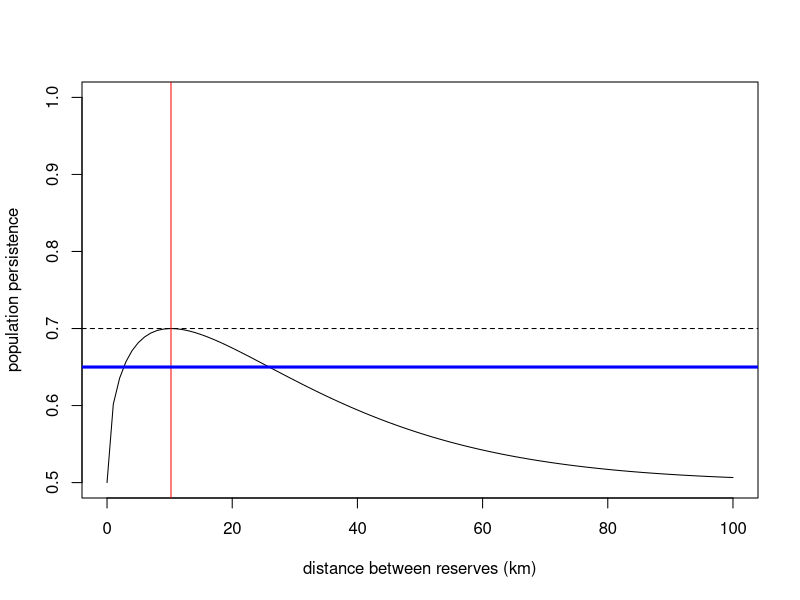
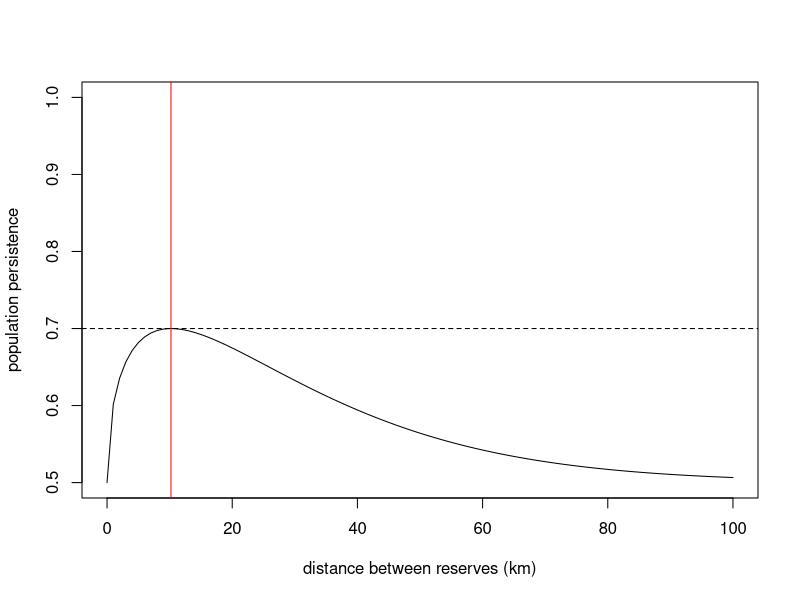

R code for these plots, in order: (Note: this script raises an error after producing the figures.)
#########################################################
## Exercise for the environmental risk anlaysis lecture
## Nature reserve design using PVA and info-gap analysis
## Model from Halpern et al Ecol Let
#########################################################

## Function to calculate persistences in a nature reserve consisting
## of two patches separated by a distance d km

calc_q <- function(d,beta,pc,alpha){
  #d is distance between reserves
  #1/beta is mean dispersal distance
  #pc is local extinction probability
  #alpha is the covariation in condistios between the two patches
  beta = max(0,beta)#beta must be positive
  0.5*
    (exp(-beta*d)*(2*pc-1)-(pc-1)*(2+(exp(-alpha*d)-1)*pc))+
    0.5*sqrt(
      4*(pc-1)*((exp(-beta*d)+pc-1)*(pc-1)-
                  exp(-alpha*d)*pc*(pc-exp(-beta*d)-1))+
        (2-3*pc-exp(-alpha*d)*pc*(pc-1)+pc^2+exp(-beta*d)*(2*pc-1))^2
      
    )
}

## Apply the function for given values on the parameters
q = calc_q(d = 10,beta=0.05,pc = 0.01,alpha = 0.05)

## Apply the function for a vector of distances
find_opt_and_plot <- function(beta,pc){
  d = 0:100
  q = sapply(d,calc_q,beta=0.05,pc=pc,alpha = 0.05)
  plot(d,q,type='l',ylim=c(pc,1),xlab='distance between reserves (km)',
       ylab = 'population persistence')
  
  ## Find optimal d for a given beta (i.e. u -> 0)
  opt = optimize(f=calc_q,interval=c(0,1000),beta=0.05,pc = pc,alpha = 0.05,maximum=TRUE)
  
  abline(v=opt$maximum,col='red')
  abline(h=opt$objective,col=1,lty=2)
  return(list(d=d,q=q))
}

saveforlater = find_opt_and_plot(beta=0.05,pc=0.5)
abline(h=0.65,col='blue',lwd=3)
#################################################
## ## Choose d when u is bounded by u_plus

## function to derive the interval expressing uncertainty in beta
unc_beta = function(u,beta_tilde){
  c((1-u)*beta_tilde,(1+u)*beta_tilde)
}

## calculate an interval for beta given an upper bound on u-value
persist_over_d_unc <- function(u_plus = 0.3,beta_tilde = 0.05,pc = 0.5,color = 1){
  beta_interval = unc_beta(u=u_plus,beta_tilde = beta_tilde)
  find_opt_and_plot(beta=beta_tilde,pc=pc)
  beta_val = seq(min(beta_interval),max(beta_interval),by=0.001)
  for(i in 1:length(beta_val)){
    q = sapply(d,calc_q,beta=beta_val[i],pc = pc,alpha = 0.05)
    lines(d,q,col=color)
  }
}

# Plot the persistence over distance (decision alternatives) and uncertainty in mean disperal distance
persist_over_d_unc(u_plus=0.4,beta_tilde = 0.05,pc = 0.5,color = 'black')
abline(h=0.65,col='blue',lwd=3)# a possible threshold for what is acceptable
lines(saveforlater$d,saveforlater$q,col='green',lwd=3,lty=2)#the model when no unc in mean disperal distance

#  A function to calcuate the largest uncertainty allowed and still have a performance larger than the criterion set by Q
info_gap <- function(Q = 0.65,d = 10,beta_tilde = 0.05,pc = 0.5){
  u_val = seq(0.001,1,by=0.01)
  dQ <- 1:length(u_val)
  for(j in 1:length(u_val)){
    beta_interval = unc_beta(u=u_val[j],beta_tilde = beta_tilde)
    beta_val = seq(min(beta_interval),max(beta_interval),by=0.001)
    q = beta_val
    for(i in 1:length(beta_val)){
      q[i] = calc_q(d,beta=beta_val[i],pc = pc,alpha = 0.05)
    }
    dQ[j] <- sum(min(q)>Q)
  }
  if(sum(dQ)>0){
    u_val[max(which(dQ==1))]}else{u_hat=0}
}

## Calculate robustness for different decision alternatives (distances) and performance levels
d = 1:50
u_hat = d
for(k in 1:length(d)){
  u_hat[k] = info_gap(Q = 0.65,d = d[k],beta_tilde = 0.05,pc = 0.5)
}
plot(d,u_hat,type='l')
#repeat but with another critera for what is acceptable
u_hat2 = u_hat
for(k in 1:length(d)){
  u_hat2[k] = info_gap(Q = 0.6,d = d[k],beta_tilde = 0.05,pc = 0.5)
}
# plot and compare the consequence of lowering the performance criteria
plot(d,u_hat,type='l',ylab='level of uncertainty',xlab='distance/decision',
     main='Info-gap analysis')
lines(d,u_hat2,col='red')
legend('topright',c('Q=0.65','Q=0.6'),col=c(1,2),lty=c(1,1),bty='n')
